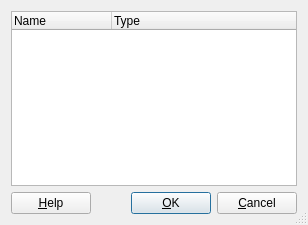
<?xml version="1.0" encoding="UTF-8"?>
<ui version="4.0" stdsetdef="1">
  <author></author>
  <comment></comment>
  <exportmacro></exportmacro>
  <class>AssemblyAddDialog</class>
  <widget class="QDialog" name="AssemblyAddDialog">
    <property name="geometry">
      <rect>
        <x>0</x>
        <y>0</y>
        <width>308</width>
        <height>225</height>
      </rect>
    </property>
    <property name="windowTitle">
      <string>Add a Model to the Assembly</string>
    </property>
    <property name="windowIcon">
      <pixmap>lignumCAD.png</pixmap>
    </property>
    <property name="sizeGripEnabled">
      <bool>true</bool>
    </property>
    <layout class="QGridLayout">
      <property name="margin">
        <number>11</number>
      </property>
      <property name="spacing">
        <number>6</number>
      </property>
      <item row="1" column="0">
        <layout class="QHBoxLayout">
          <property name="margin">
            <number>0</number>
          </property>
          <property name="spacing">
            <number>6</number>
          </property>
          <item>
            <widget class="QPushButton" name="buttonHelp">
              <property name="text">
                <string>&amp;Help</string>
              </property>
              <property name="shortcut">
                <number>276824136</number>
              </property>
              <property name="autoDefault">
                <bool>true</bool>
              </property>
            </widget>
          </item>
          <item>
            <spacer name="Horizontal Spacing2">
              <property name="sizeHint">
                <size>
                  <width>20</width>
                  <height>0</height>
                </size>
              </property>
              <property name="sizeType">
                <enum>QSizePolicy::Expanding</enum>
              </property>
              <property name="orientation">
                <enum>Qt::Horizontal</enum>
              </property>
            </spacer>
          </item>
          <item>
            <widget class="QPushButton" name="buttonOk">
              <property name="text">
                <string>&amp;OK</string>
              </property>
              <property name="shortcut">
                <number>276824143</number>
              </property>
              <property name="autoDefault">
                <bool>true</bool>
              </property>
              <property name="default">
                <bool>true</bool>
              </property>
            </widget>
          </item>
          <item>
            <widget class="QPushButton" name="buttonCancel">
              <property name="text">
                <string>&amp;Cancel</string>
              </property>
              <property name="shortcut">
                <number>276824131</number>
              </property>
              <property name="autoDefault">
                <bool>true</bool>
              </property>
            </widget>
          </item>
        </layout>
      </item>
      <item row="0" column="0">
        <widget class="QTreeWidget" name="modelListView">
          <column>
            <property name="text">
              <string>Name</string>
            </property>
            <property name="clickable">
              <bool>true</bool>
            </property>
            <property name="resizeable">
              <bool>true</bool>
            </property>
          </column>
          <column>
            <property name="text">
              <string>Type</string>
            </property>
            <property name="clickable">
              <bool>true</bool>
            </property>
            <property name="resizeable">
              <bool>true</bool>
            </property>
          </column>
        </widget>
      </item>
    </layout>
  </widget>
  <layoutdefault spacing="6" margin="11"/>
  <connections>
    <connection>
      <sender>buttonOk</sender>
      <signal>clicked()</signal>
      <receiver>AssemblyAddDialog</receiver>
      <slot>accept()</slot>
    </connection>
    <connection>
      <sender>buttonCancel</sender>
      <signal>clicked()</signal>
      <receiver>AssemblyAddDialog</receiver>
      <slot>reject()</slot>
    </connection>
    <connection>
      <sender>modelListView</sender>
      <signal>selectionChanged(Q3ListViewItem*)</signal>
      <receiver>AssemblyAddDialog</receiver>
      <slot>modelListView_selectionChanged(Q3ListViewItem*)</slot>
    </connection>
    <connection>
      <sender>buttonHelp</sender>
      <signal>clicked()</signal>
      <receiver>AssemblyAddDialog</receiver>
      <slot>buttonHelp_clicked()</slot>
    </connection>
  </connections>
</ui>
